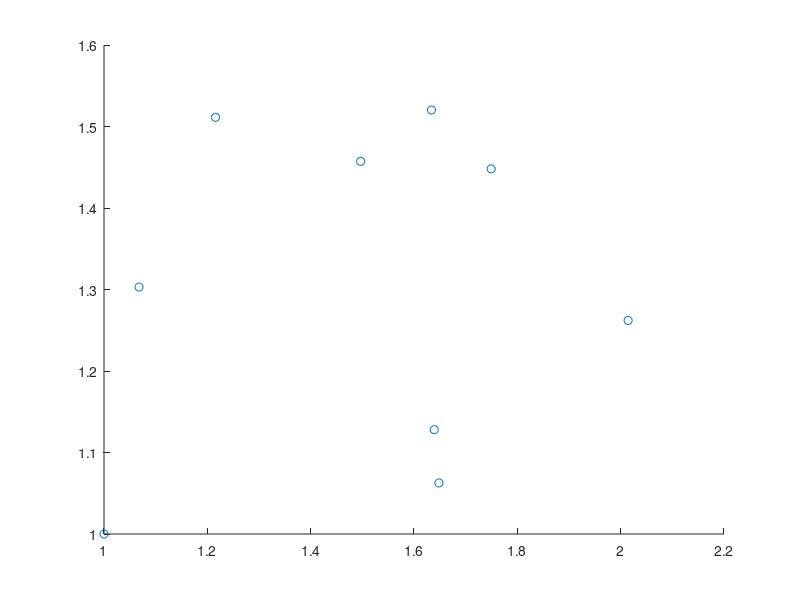

MATLAB code for this plot: (Note: this script raises an error after producing the figure.)
% this script clusters the state clusters by their CD34 and CD38 leve

CD34_trial1 = [1.58483019,1.19960792,1.3597726,1.07210608,1.49214854,1.42235307,1.44321692,0.9906466];
CD38_trial1 = [1.5594828,2.53691802,1.33936076,2.16390559,2.0845982,2.16860629,1.9006905,2.15431862];
CD34_trial2 = [1.43781519,1.32428298,1.24622273,1.18384847,1.54824133,1.47370941,1.4714196,1.13461194];
CD38_trial2 = [0.87220366,1.4919897,0.79626581,1.11435258,1.18311502,1.33007503,1.09278789,1.14212464];


CD34_mean = (CD34_trial1 + CD34_trial2)./2;
CD38_mean = (CD38_trial1 + CD38_trial2)./2;

CD34_std = std([CD34_trial1',CD34_trial2'],0,2)./sqrt(2);
CD38_std = std([CD38_trial1',CD38_trial2'],0,2)./sqrt(2);


z = linkage([CD34_trial1',CD38_trial1']);
T = cluster(z,'maxclust',3);
dendrogram(z)

%center = [[1.4,1.5];[2,1.5];[2.4,1]];
%[idx,C] = kmeans([CD34_trial1',CD38_trial1'],3,'Start',center);

scatter(CD38_mean,CD34_mean)
hold on
errorbar(CD38_mean,CD34_mean,CD34_std,CD34_std,CD38_std,CD38_std,'o')
[idx,C] = kmeans([CD34_mean',CD38_mean'],3,'Start',[[1.2,1.4];[1.6,1.45];[1.8,1.1]]);